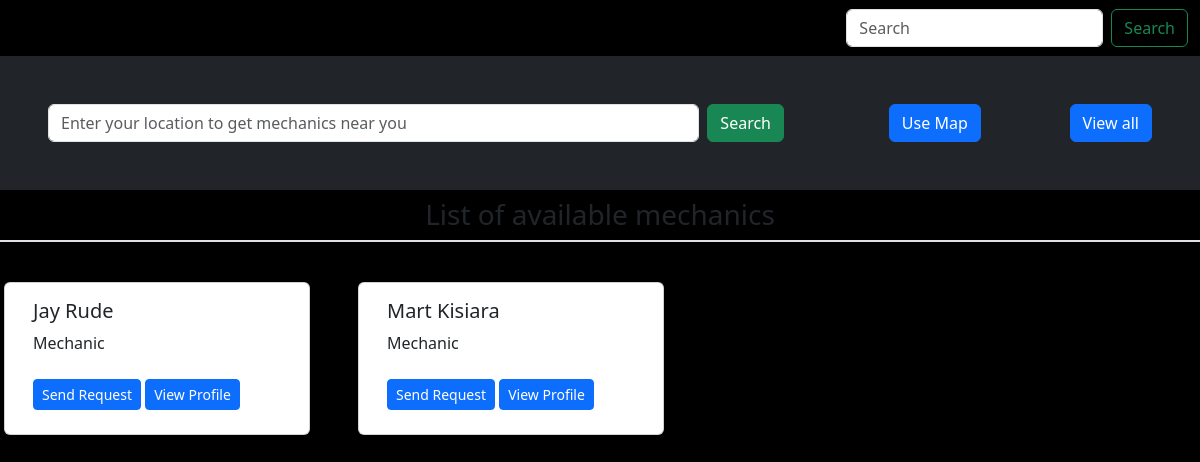
/mech_list/ (signed in), run on the app's committed database.
### accounts/models.py (models this page shows, shortened)
class CustomUser(AbstractUser):
    USER_TYPE_CHOICES = [
        ('admin', 'Admin'),
        ('mechanic', 'Mechanic'),
        ('car_owner', 'Car_Owner'),
    ]
    username = None
    email = models.EmailField(unique=True)
    full_names = models.CharField(max_length=100, blank=True)
    user_type = models.CharField(max_length=20, choices=USER_TYPE_CHOICES, default='Customer')
    USERNAME_FIELD = 'email'
    REQUIRED_FIELDS = ['full_names', ]
    objects = CustomUserManager()

### main/views.py (the view)
# urls.py: path('mech_list/', views.mech_list, name='mech_list'),
def mech_list(request):
    mechs = CustomUser.objects.filter(user_type='mechanic')
    context = {
        'mechs': mechs
    }
    return render(request, 'car_owners/mech_list.html', context)

### templates/car_owners/mech_list.html
{% extends '../base.html'%}
{% load static %}
{% block content %}
    <div class="container-fluid d-md-flex gap-3 bg-dark p-md-5 p-4">
      <div class="col-md-8">
        <form class="d-flex" role="search">
          <input class="form-control me-2" type="search" placeholder="Enter your location to get mechanics near you" aria-label="Search">
          <button class="btn btn-success" type="submit">Search</button>
        </form>
      </div><br>
      <button class="btn btn-primary mx-auto">Use Map</button>
      <button class="btn btn-primary">View all</button>
    </div>
    <div class="row gap-3">
      <h3 class="fw-light text-center p-2 border-bottom border-2">List of available mechanics</h3>
    {% if mechs %}
    {% for mech in mechs %}
    <div class="card m-3 col-md-3 col-10">
        <div class="card-body">
          <h5 class="card-title text-capitalize">{{mech.full_names}}</h5>
          <p class="card-text text-capitalize">{{mech.user_type}}</p>
          <span class="gap-3">
          <a href="{% url 'request_mech' mech_id=mech.id%}" class="btn btn-primary btn-sm my-2">Send Request</a>
          <a href="{% url 'view_profile' user_id=mech.id%}" class="btn btn-primary btn-sm my-2">View Profile</a>
          </span>
        </div>
      </div>
    {% endfor %}
    </div>
    {% else %}
      <h3 class="small p-3">There are no Mechanics are the moment!</h3>
    {% endif %}
{% endblock %}

### static/css/base.css (style rules this page uses)
* { margin: 0; padding: 0; }
body { background-color: black; }

### data on the page
CustomUser: full_names "Jay Rude", user_type "Mechanic"
CustomUser: full_names "Mart Kisiara", user_type "Mechanic"
